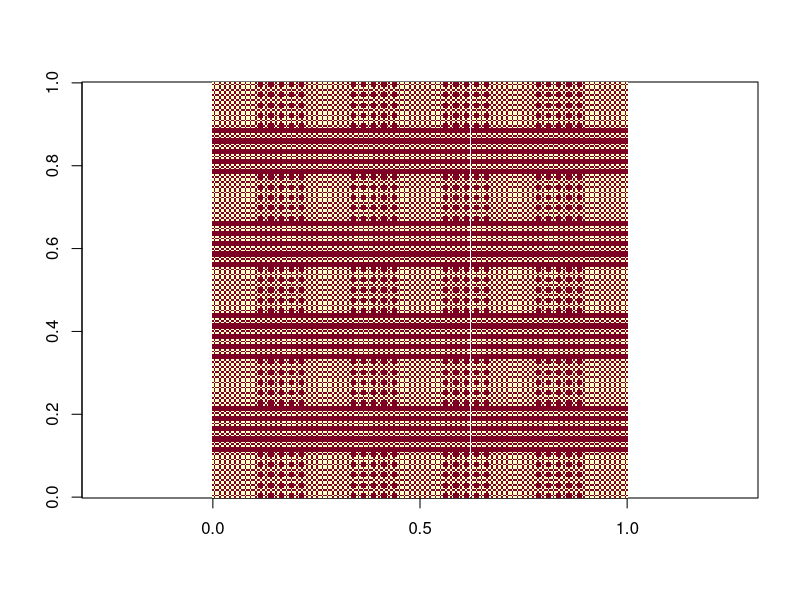

Here is the R script that generated this plot:
ini=c(1)
n=5
mlist1=list()
for (j in 1:n) {
mlist=as.list(ini)
mlist=lapply(mlist, function(x) if(x==1) matrix(data =c(0,1,0,1,0,1,0,1,0), nrow = 3, byrow = T) else matrix(data =c(1,1,1,1,1,1,1,1,1), nrow = 3, byrow = T))
ini=unlist(mlist)
}
n=sqrt(length(mlist))
for (j in 1:n) {
  mlist1[[j]]=do.call(cbind, mlist[((j-1)*n+1):(n*j)])
}
mlist2=do.call(rbind, mlist1)
image(mlist2, asp=1)
